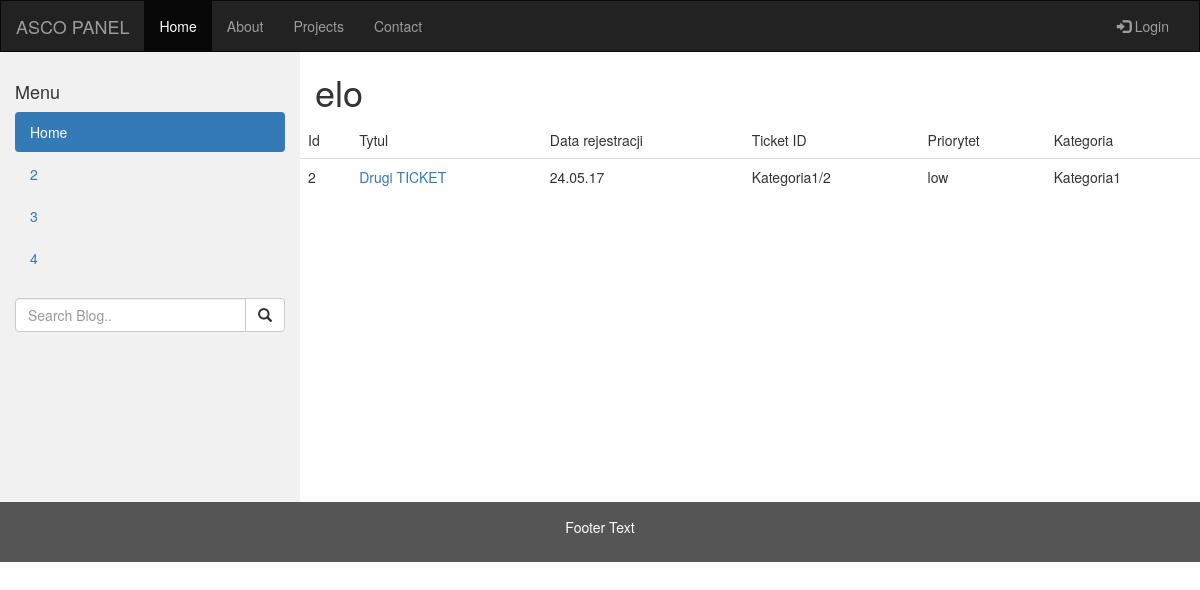
The app's page /tickets/2/ with its own data.
### ticketing/models.py (models this page shows, shortened)
class Ticket(models.Model):
    PRIORITY_NAMES = (
        ('low', _('Low')),
        ('medium', _('Medium')),
        ('high', _('High')),
    )
    user = models.ForeignKey('auth.User')
    title = models.CharField(
        max_length=200,
        verbose_name=_('Title'),
    )
    description = models.TextField(null=True, verbose_name=_('Description'))
    code = models.CharField(
        max_length=40,
        null=True,
        blank=True,
        verbose_name=_('Ticket_ID'),
    )
    created_date = models.DateTimeField(
        auto_now=False,
        auto_now_add=True,
        verbose_name=_('Created date')
    )
    category = models.ForeignKey('Category')
    priority = models.CharField(
        max_length=40,
        choices=PRIORITY_NAMES,
        verbose_name=_('Priority'),
    )
    status = models.ForeignKey('Status')
    class Meta:
        ordering = ['-created_date']

class Category(models.Model):
    name = models.CharField(
        null=True,
        max_length=100,
        verbose_name=_('Category'),
    )
    def __str__(self):
        return self.name

### ticketing/views.py (the view)
# urls.py: url(r'^tickets/(?P<pk>\d+)/$', views.ticket_detail, name='ticket_detail'),
def ticket_detail(request, pk=None):
    instance = get_object_or_404(Ticket, pk=pk)
    context = {
        "detail": instance
    }
    return render(request, 'ticketing/ticket_detail.html', context)

### ticketing/templates/ticketing/ticket_detail.html
{% extends 'ticketing/base.html' %}
{% block content %}
<div class="row">
    <table class="table table-hover">
        <thead>
            <tr>
                <td>Id</td>
                <td>Tytul</td>
                <td>Data rejestracji</td>
                <td>Ticket ID</td>
                <td>Priorytet</td>
                <td>Kategoria</td>
            </tr>
        </thead>
        <tbody>
            <tr>
                <td>{{detail.pk}} </td>
                <td><a href="#">{{detail.title}}</a></td>
                <td>{{detail.created_date|date:"d.m.y" }}</td>
                <td>{{detail.code}}</td>
                <td>{{detail.priority}}</td>
                <td>{{detail.category}}</td>
            </tr>
        </tbody>
    </table>
</div>
{% endblock %}

### records on screen
Ticket: pk "2", title "Drugi TICKET", created_date "24.05.17", code "Kategoria1/2", priority "low", category "Kategoria1"
